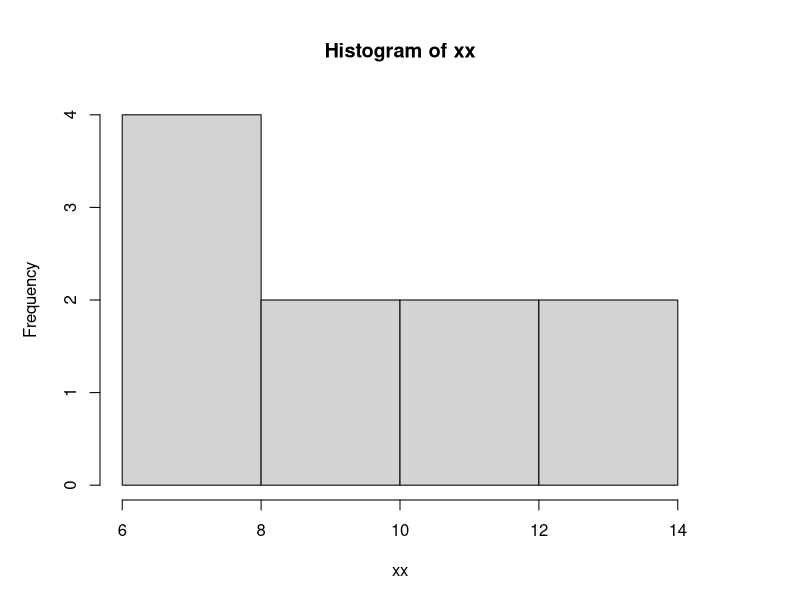
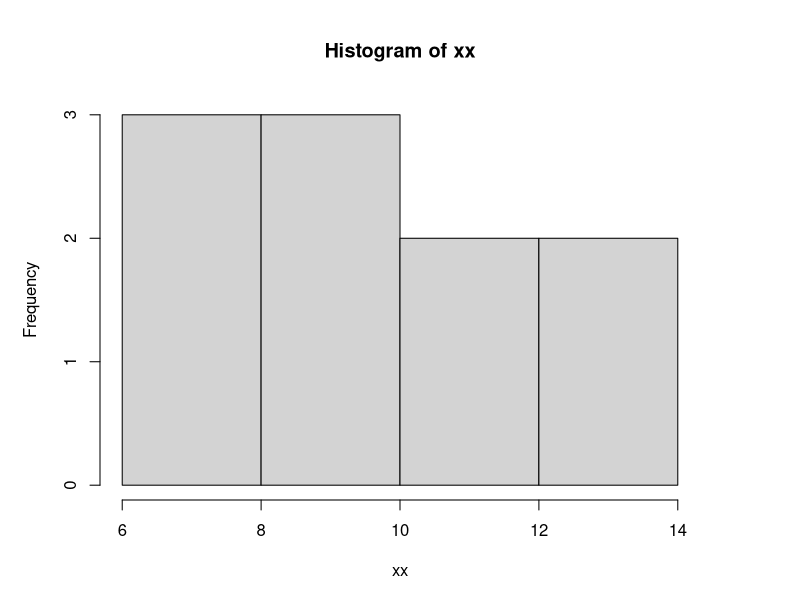
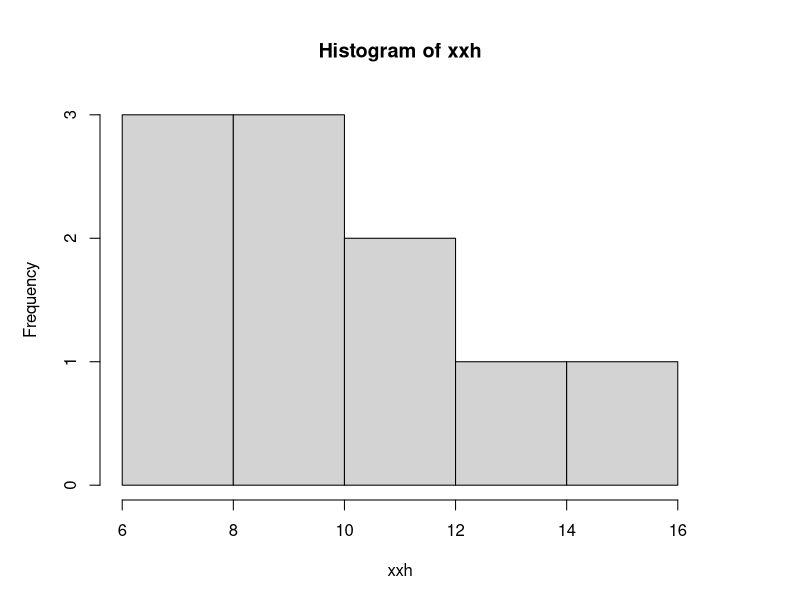
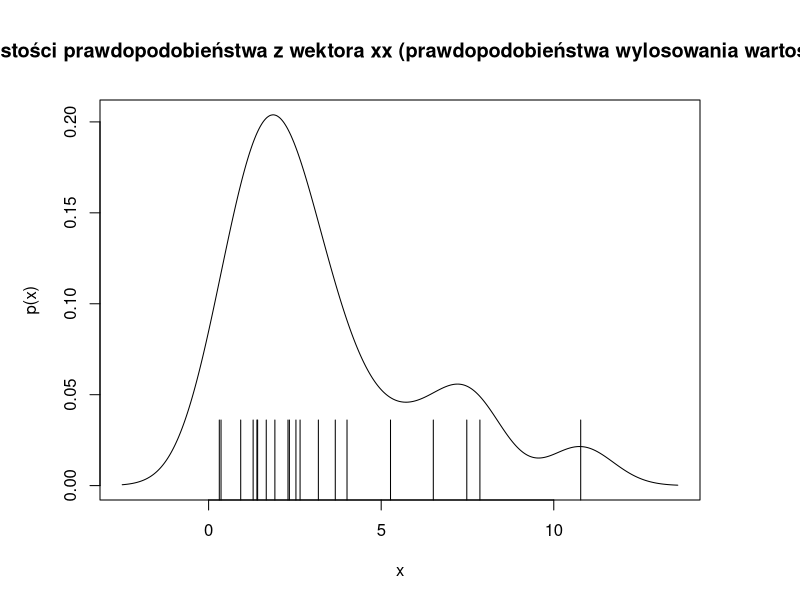
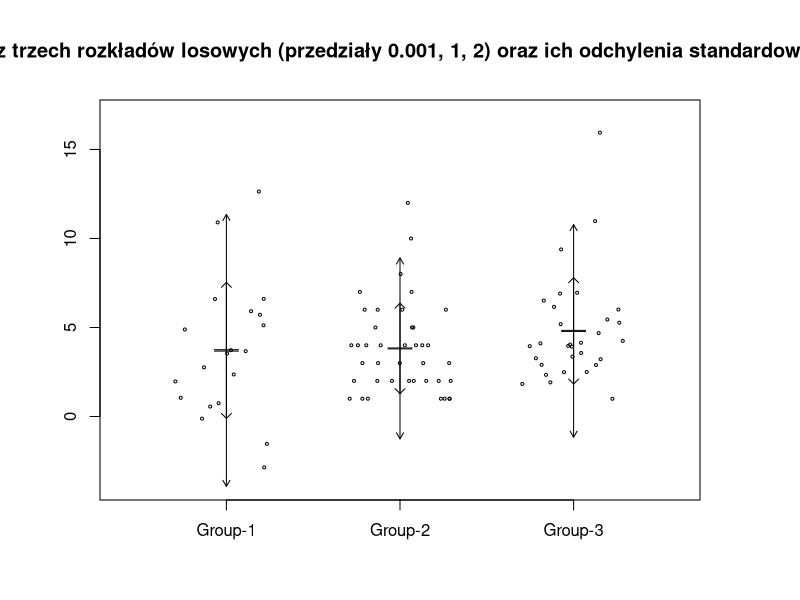
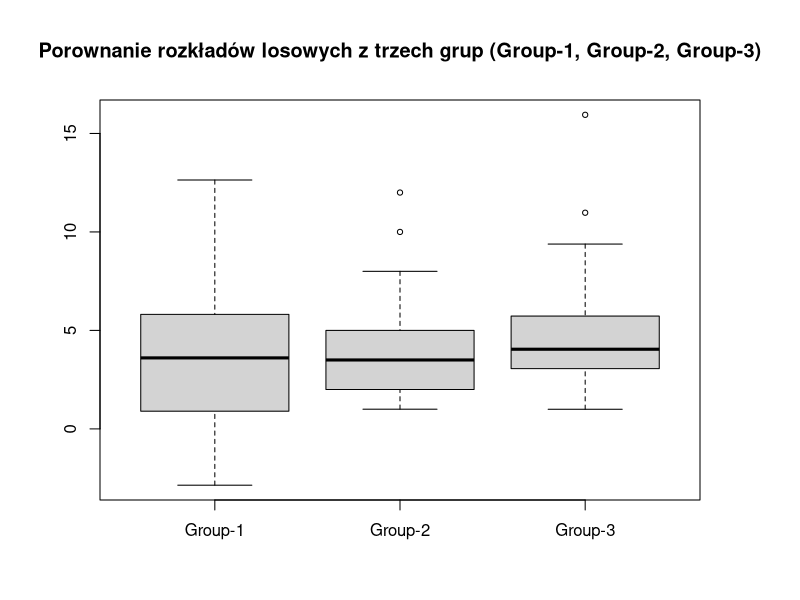
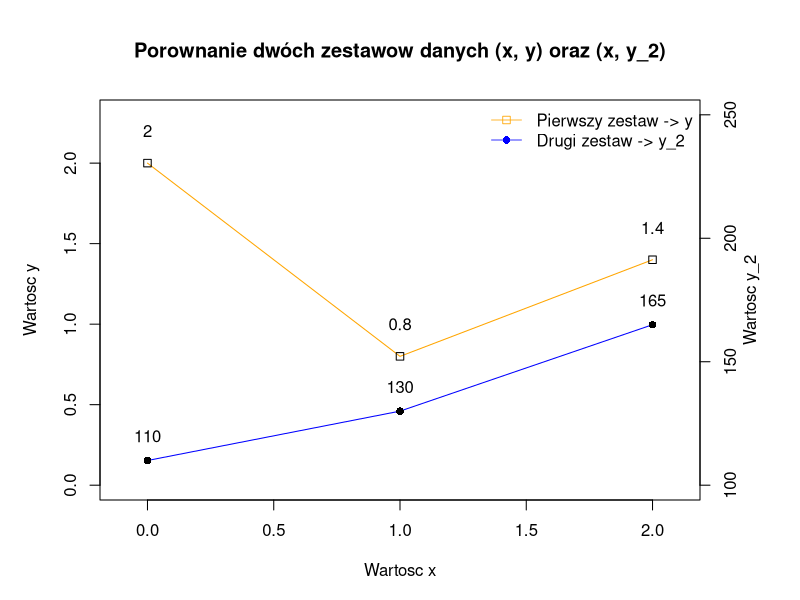
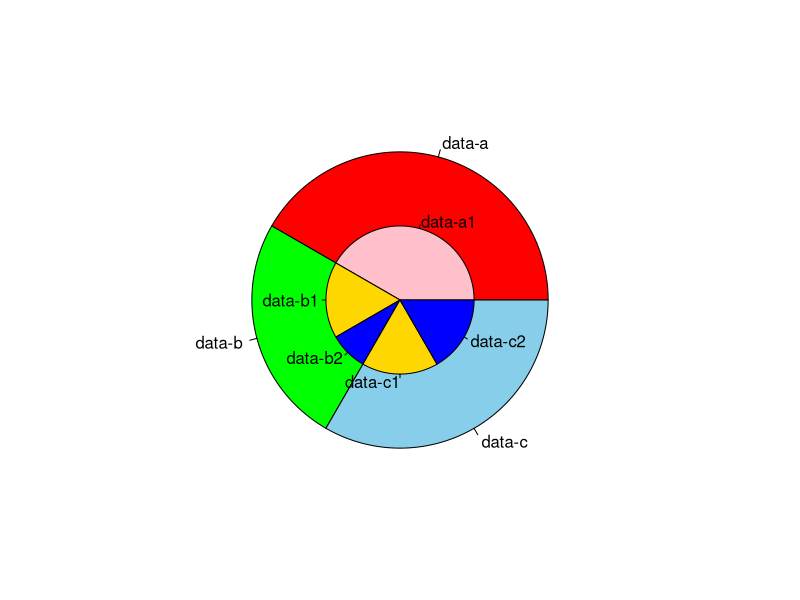

Recreate these plots in R, in order.
# OmÛwiÊ rÛønice pomiÍdzy programami a i b  i c

# Program a

 par(mai = c(1, 1, 1, 1), omi = c(0, 0, 0, 0))
 xx <- c(9.20, 6.00, 6.00, 11.25, 11.00, 7.25, 9.7, 13.25, 14.00, 8.00)
 hist(xx, breaks = c(6, 8, 10, 12, 14))

# Program b
par(mai = c(1, 1, 1, 1), omi = c(0, 0, 0, 0))
xx <- c(9.20, 6.00, 6.00, 11.25, 11.00, 7.25, 9.7, 13.25, 14.00, 8.00)
hist(xx, breaks = c(6, 8, 10, 12, 14), right = F)

# Program c

par(mai = c(1, 1, 1, 1), omi = c(0, 0, 0, 0))
xx <- c(9.20, 6.00, 6.00, 11.25, 11.00, 7.25, 9.7, 13.25, 14.00, 8.00)
  br1 <-  c(6, 8, 10, 12, 14, 16)
  bw1 <- br1[2] - br1[1]
  xxh <- floor(xx/bw1) * bw1 + 0.1 * bw1
hist(xxh, breaks = br1, right = F)

# Zadanie 2
# Co przedstawia wykres generowany poniøszym kodem ? DodaÊ tytu≥ do wykresu.

 par(mai = c(1, 1, 1, 1), omi = c(0, 0, 0, 0))
 xx <- c(1.92, 4.01, 6.51, 1.40, 1.67, 5.27, 1.42, 0.36,
   3.18, 3.67, 7.48, 2.65, 7.86, 10.78, 2.30, 1.29, 0.31, 0.93,
   2.34, 2.53)

  d1 <- density(xx, bw = "Sj-ste")
  ex <- d1$x
  ey <- d1$y

  plot(ex, ey, type = "n", xlab = "x", ylab = "p(x)")
  lines(ex, ey)
  rug(xx, ticksize = 0.2, lwd = 1)
  title("Wykres gęstości prawdopodobieństwa z wektora xx (prawdopodobieństwa wylosowania wartości z osi x)")

# Zadanie 3
# Co prezentuje wykres generowany poniøszym kodem ? OmÛwiÊ znaczenie strza≥ek.
# DodaÊ tytu≥ do wykresu.

# (1)
  par(mai = c(1, 1, 1, 1), omi = c(0, 0, 0, 0))
# (2)
  set.seed(591)
  xx1 <- rnorm(20, mean = 3, sd = 3.6)
  xx2 <- rpois(40, lambda = 3.5)
  xx3 <- rchisq(31, df = 5)
# (3)
  mean1 <- c(mean(xx1), mean(xx2), mean(xx3))
  sd1 <- c(sd(xx1), sd(xx2), sd(xx3))
  data1 <- list(xx1, xx2, xx3)
# (4)
  xmin1 <- min(xx1, xx2, xx3) - 1
  xmax1 <- max(xx1, xx2, xx3) + 1
# (5)
  stripchart(data1, method = "jitter", jit = 0.3, vert = T,
   pch = 1, cex = 0.4, ylim = c(xmin1, xmax1),
   group.names = c("Group-1", "Group-2", "Group-3"))
# (6)
  arrows(1:3, mean1 + sd1, 1:3, mean1 - sd1, angle = 45,
   code = 3, length = 0.07)
  arrows(1:3, mean1 + 2 * sd1, 1:3, mean1 - 2 * sd1,
   angle = 30, code = 3, length = 0.07)
  arrows(1:3, mean1 + 0.01 * sd1, 1:3, mean1 - 0.01 * sd1,
   angle = 90, code = 3, length = 0.12)

title("Rozklad punktów z trzech rozkładów losowych (przedziały 0.001, 1, 2) oraz ich odchylenia standardowe dla każdej grupy")

# Zadanie 4
# Co prezentuje wykres generowany poniøszym kodem ?
# DodaÊ tytu≥ i oznaczenia do wykresu tak aby by≥ on bardziej czytelny.

# (1)
  par(mai = c(1, 1, 1, 1), omi = c(0, 0, 0, 0))
# (2)
  set.seed(591)
  xx1 <- rnorm(20, mean = 3, sd = 3.6)
  xx2 <- rpois(40, lambda = 3.5)
  xx3 <- rchisq(31, df = 5, ncp = 0)
# (3)
  box1 <- boxplot(xx1, xx2, xx3, names = c("Group-1", "Group-2",
   "Group-3"), cex = 0.7)
# (4)
  print("box1$stats")
  print(box1$stats)
title("Porownanie rozkładów losowych z trzech grup (Group-1, Group-2, Group-3)")

# Zadanie 5
# Co prezentuje wykres generowany poniøszym kodem ?
# DodaÊ tytu≥ i legendÍ do wykresu tak aby by≥ on bardziej czytelny.


# (1)
  par(mai = c(1, 1, 1, 1), omi = c(0, 0, 0, 0))
# (2)
  plot(c(-0.1, 2.1), c(0, 2.3), type = "n", xlab = "Wartosc x", # tytul
   ylab = "Wartosc y")
  xx <- c(0, 1,2)
  yy <- c(2, 0.8, 1.4)
  lines(xx, yy, col = "orange") # zmiana
  points(xx, yy, pch = 0)
# (3)
  text(xx, yy + 0.2, labels = as.character(yy))
# (4)
  par(new = T)
# (5)
  plot(c(-0.1, 2.1), c(100, 250), type = "n", xlab = "",
   ylab = "", axes = F)
# (6)
  axis(4)
  mtext("Wartosc y_2", side = 4, line = 2) # tytul
# (7)
  xx <- c(0, 1, 2)
  yy <- c(110, 130, 165)
  lines(xx, yy, col = "blue") # zmiana
  points(xx, yy, pch = 16)
# (8)
  text(xx, yy + 10, labels = as.character(yy))
# NOWE - legenda + title
title("Porownanie dwóch zestawow danych (x, y) oraz (x, y_2)")
legend("topright", legend = c("Pierwszy zestaw -> y", "Drugi zestaw -> y_2"), col = c("orange", "blue"),
       pch = c(0, 16), bty = "n", lwd = 0.8)

# Zadanie 6
# PrzeanalizowaÊ poniøszy program.  OpisaÊ znaczenie poszczegÛlnych sekcji.

# (1)
  par(mai = c(1, 1, 1, 1), omi = c(0, 0, 0, 0))
# (2)
  yy <- c(50,30,40)
# (3)
  name1 <- c("data-a", "data-b", "data-c")
# (4)
  pie(yy, labels = name1, col = c("red","green","skyblue"))
# (5)
  par(new = T)
# (6)
  par(mai=c(2, 2, 2, 2))
# (7)
  yy2 <- c(50, 20, 10, 20, 20)
# (8)
  name2 <- c("data-a1", "data-b1", "data-b2", "data-c1",
   "data-c2")
# (9)
  pie(yy2, labels = name2, col = c("pink", "gold", "blue",
   "gold", "blue"))



